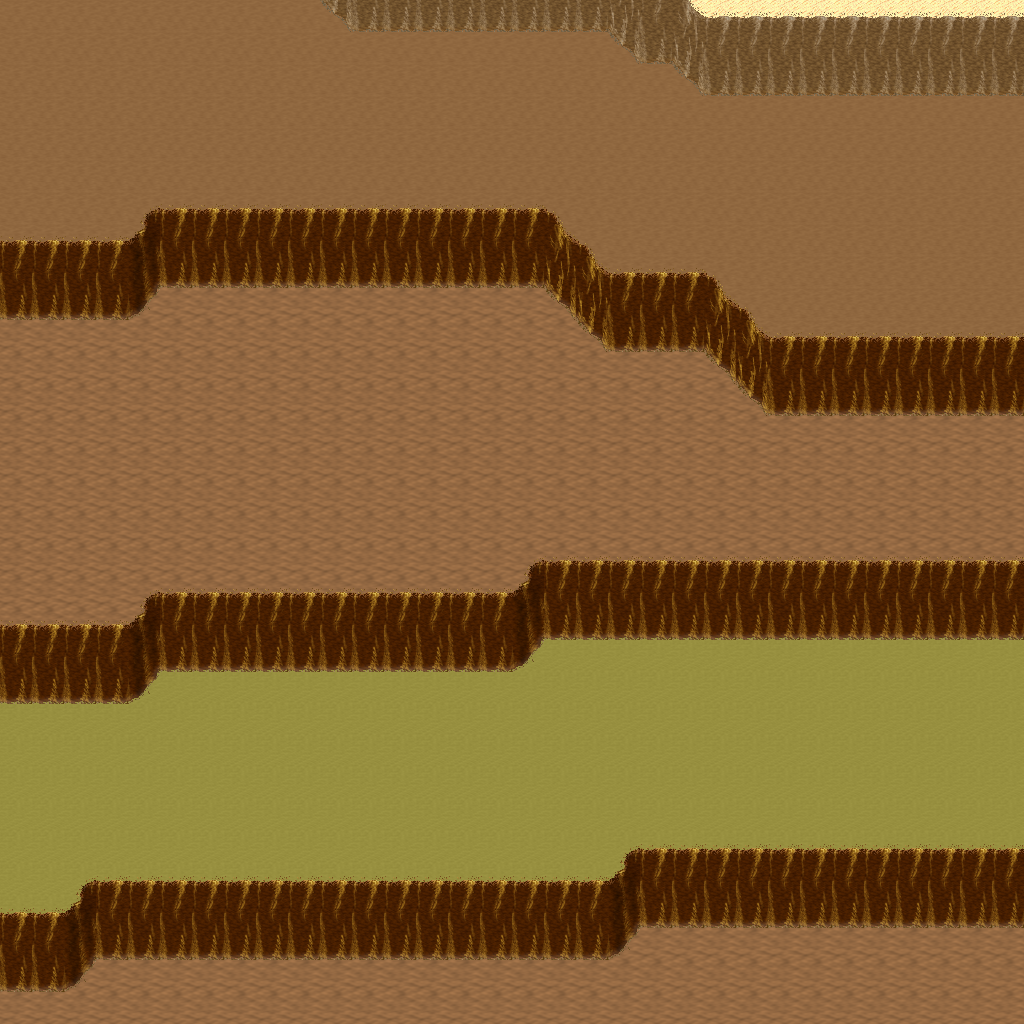

Below is a game level as drawn by its tile map, then a one-line description and the .tmx that defines it (tile-layer data replaced by summaries):
An orthogonal 32x32 tile map with 32x32 px tiles, 5 tile layers (Ground, Objects, Objects2, Above, ...), 1 hidden layer not drawn, 8 tilesets.

<map version="1.10" tiledversion="1.11.0" orientation="orthogonal" renderorder="right-down" width="32" height="32" tilewidth="32" tileheight="32" infinite="0" nextlayerid="11" nextobjectid="1">
 <tileset firstgid="1" name="logic_collision" tilewidth="32" tileheight="32" tilecount="1" columns="1">
  <image source="../drawable/logic_collision.png" width="32" height="32" />
 </tileset>
 <tileset firstgid="2" name="ground_ground" tilewidth="32" tileheight="32" tilecount="33" columns="3">
  <image source="../drawable/ground_ground.png" width="96" height="352" />
 </tileset>
 <tileset firstgid="35" name="ground_ridge_earth_pale" tilewidth="32" tileheight="32" tilecount="96" columns="12">
  <image source="../drawable/ground_ridge_earth_pale.png" width="384" height="256" />
 </tileset>
 <tileset firstgid="131" name="ground_ridge_earth_dark" tilewidth="32" tileheight="32" tilecount="96" columns="12">
  <image source="../drawable/ground_ridge_earth_dark.png" width="384" height="256" />
 </tileset>
 <tileset firstgid="227" name="terrain_desert" tilewidth="32" tileheight="32" tilecount="88" columns="8">
  <image source="../drawable/terrain_desert.png" width="256" height="352" />
 </tileset>
 <tileset firstgid="315" name="plant_tree_tree_darkgreen" tilewidth="32" tileheight="32" tilecount="88" columns="8">
  <image source="../drawable/plant_tree_tree_darkgreen.png" width="256" height="352" />
 </tileset>
 <tileset firstgid="403" name="ground_sand_2" tilewidth="32" tileheight="32" tilecount="15" columns="5">
  <image source="../drawable/ground_sand_2.png" width="160" height="96" />
 </tileset>
 <tileset firstgid="418" name="plant_cactus_2" tilewidth="32" tileheight="32" tilecount="10" columns="5">
  <image source="../drawable/plant_cactus_2.png" width="160" height="64" />
 </tileset>
 <layer id="1" name="Ground" width="32" height="32">
  <data>[1024 cells, 1024 non-empty, 4 distinct tile ids]</data>
 </layer>
 <layer id="2" name="Objects" width="32" height="32">
  <data>[1024 cells, 343 non-empty, 17 distinct tile ids]</data>
 </layer>
 <layer id="3" name="Objects2" width="32" height="32">
  <data>[1024 cells, 0 non-empty, 0 distinct tile ids]</data>
 </layer>
 <layer id="4" name="Above" width="32" height="32">
  <data>[1024 cells, 0 non-empty, 0 distinct tile ids]</data>
 </layer>
 <layer id="5" name="Above2" width="32" height="32">
  <data>[1024 cells, 0 non-empty, 0 distinct tile ids]</data>
 </layer>
 <layer id="6" name="Walkable" width="32" height="32" visible="0">
  <data>[1024 cells, 225 non-empty, 1 distinct tile ids]</data>
 </layer>
 <objectgroup id="7" name="Mapevents" />
 <objectgroup id="8" name="Spawn" />
 <objectgroup id="9" name="Keys" />
 <objectgroup id="10" name="Replace" />
</map>
